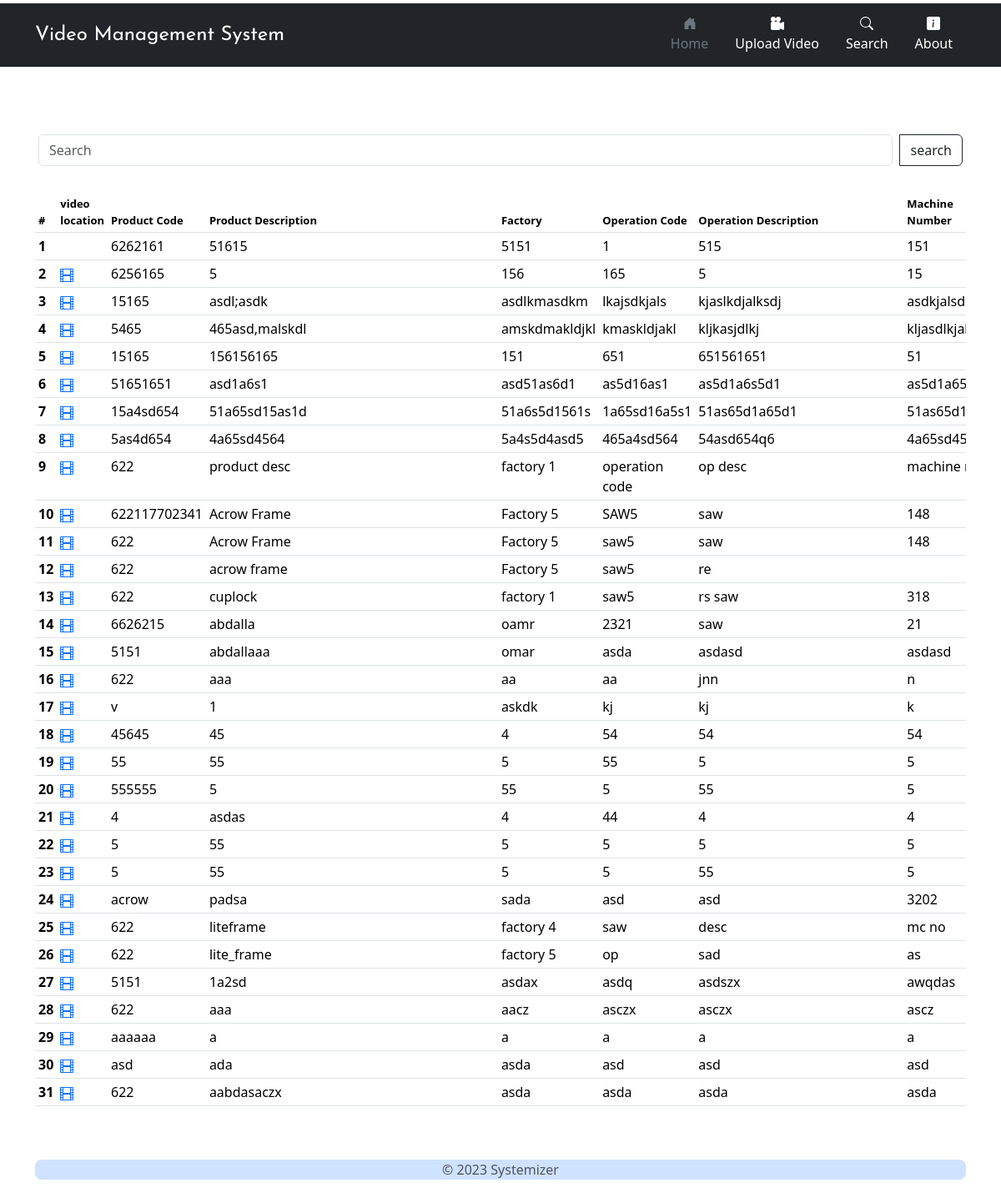
The app's page /search, older data.
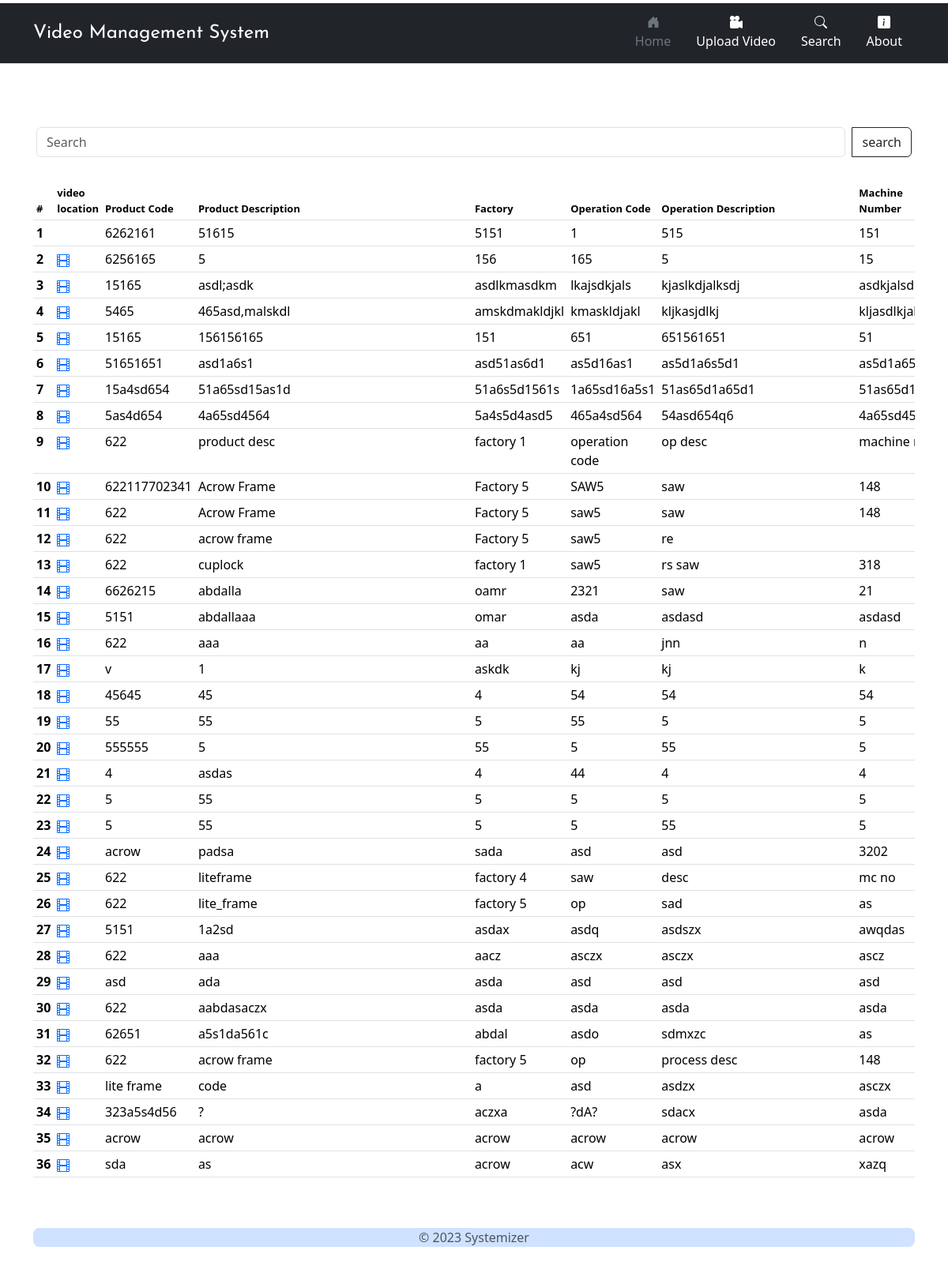
The same page, newer data.
### video_management_system/models.py (models this page shows)
class Video(models.Model):
    video_file = models.FileField(upload_to='videos/')
    product_code = models.CharField(max_length=50, blank=True)
    product_description = models.CharField(max_length=255, blank=True)
    factory = models.CharField(max_length=50, blank=True)
    operation_code = models.CharField(max_length=50, blank=True)
    operation_description = models.CharField(max_length=255, blank=True)
    machine_number = models.CharField(max_length=50, blank=True)
    machine_description = models.CharField(max_length=255, blank=True)
    operator_code = models.CharField(max_length=50, blank=True)
    operator_name = models.CharField(max_length=255, blank=True)
    additional_details = models.TextField(blank=True)

### video_management_system/views.py (the view)
# urls.py: path("search",views.search_videos,name='search'),
def search_videos(request):
    if request.method == 'POST':
        search_param = request.POST.get('search-input')
        if search_param == "" :
            videos = Video.objects.all()
            context = {
                'videos': videos,
            }
        else:
            search_keywords = re.findall(r'\b\w+(?:\s*\w*\d\s*)*\b', search_param)
            print(search_keywords)
            results = []
            for keyword in search_keywords:
                query = Q(product_code__contains=keyword) | Q(product_description__contains=keyword) | Q(factory__contains=keyword) | Q(operation_code__contains=keyword) | Q(machine_number__contains=keyword) | Q(machine_description__contains=keyword) | Q(operator_code__contains=keyword) | Q(operator_name__contains=keyword) | Q(additional_details__contains=keyword)
                results.extend(list(Video.objects.filter(query)))
            unique_results = list(set(results))
            print(unique_results)
            context = {
                'videos': unique_results,
            }
    else:
        videos = Video.objects.all()
        context = {
            'videos': videos,
        }
    return render(request, 'search.html', context)

### video_management_system/templates/search.html (shortened to what this page needs)
{% extends 'base.html' %} {% block content %}
<div class="container">
  <div class="d-flex flex-column my-5">
    <div class="input-group my-3">
      <form
        class="input-group my-3"
        method="post"
        enctype="multipart/form-data"
        id="search-form"
      >
        <input
          type="search"
          class="form-control rounded mx-1"
          placeholder="Search"
          aria-label="Search"
          aria-describedby="search-addon"
          id="search-input"
          name="search-input"
        />
        <button
          type="submit"
          class="btn btn-outline-dark mx-1"
          id="search-btn"
          data-mdb-ripple-init
        >
          search
        </button>
      </form>
    </div>
    <div class="table-videos overflow-auto">
      <table class="table table-sm flex-row">
        <thead class="header-cell">
          <tr class="header-cell">
            <th scope="col" class="">#</th>
            <th scope="col" class="header-cell-video-location">
              video location
            </th>
            <th scope="col" class="header-cell-product-code">Product Code</th>
            <th scope="col" class="header-cell-product-description">
              Product Description
            </th>
            <th scope="col" class="header-cell-factory">Factory</th>
            <th scope="col" class="header-cell-operation-code">
              Operation Code
            </th>
            <th scope="col" class="header-cell-operation-description">
              Operation Description
            </th>
            <th scope="col" class="header-cell-machine-number">
              Machine Number
            </th>
          </tr>
        </thead>
        <tbody>
          {% for item in videos %}
          <tr>
            <th scope="row">{{ forloop.counter }}</th>
            <td>
              <a
                href="#"
                id="view-stream"
                onclick="openStream('{{ item.video_file }}')"
              >
              </a>
            </td>
            <td>{{ item.product_code }}</td>
            <td>{{ item.product_description }}</td>
            <td>{{ item.factory }}</td>
            <td>{{ item.operation_code }}</td>
            <td>{{ item.operation_description }}</td>
            <td>{{ item.machine_number }}</td>
          </tr>
          {% endfor %}
        </tbody>
      </table>
    </div>
  </div>
</div>
{% endblock %}

Row changes from the older to the newer data that the page shows:
removed Video: product_code "aaaaaa", product_description "a", factory "a", operation_code "a", operation_description "a", machine_number "a"
added Video: product_code "62651", product_description "a5s1da561c", factory "abdal", operation_code "asdo", operation_description "sdmxzc", machine_number "as"
added Video: product_code "622", product_description "acrow frame", factory "factory 5", operation_code "op", operation_description "process desc", machine_number "148"
added Video: product_code "lite frame", product_description "code", factory "a", operation_code "asd", operation_description "asdzx", machine_number "asczx"
added Video: product_code "323a5s4d56", product_description "?", factory "aczxa", operation_code "?dA?", operation_description "sdacx", machine_number "asda"
added Video: product_code "acrow", product_description "acrow", factory "acrow", operation_code "acrow", operation_description "acrow", machine_number "acrow"
added Video: product_code "sda", product_description "as", factory "acrow", operation_code "acw", operation_description "asx", machine_number "xazq"
